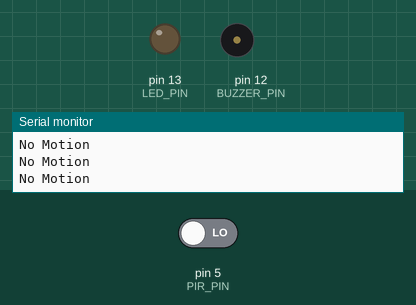
This sketch was run on a simulated Arduino Uno, built with avr-gcc and run on an emulated ATmega328P. On the bench: output pins drawn as LEDs (lit = HIGH), buzzer (waves = sounding, pin HIGH), the last lines printed to the serial monitor. The test bench sets the inputs (shaded band); at power-on: pin 5 (PIR_PIN) LOW.

Above: at 1.8 s.
1.9 s: pin 5 (PIR_PIN) driven HIGH
At 2.3 s:
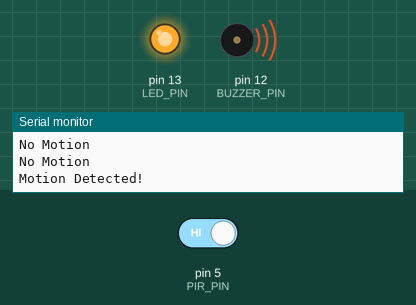
3.5 s: pin 5 (PIR_PIN) driven LOW
At 4.7 s:
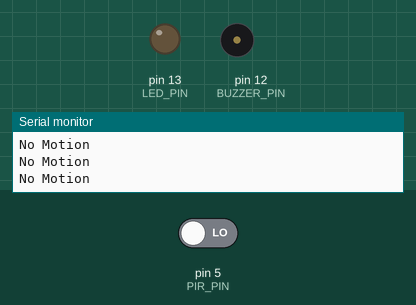
Timing chart, 0 to 6.5 s (numbered marks = the images above; inputs shaded):
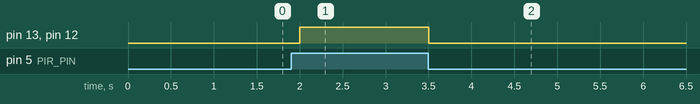

Measured:
- after the input at 1.9 s, pin 13 (LED_PIN), pin 12 (BUZZER_PIN): LOW → HIGH after 0.10 s
- after the input at 3.5 s, pin 13 (LED_PIN), pin 12 (BUZZER_PIN): HIGH → LOW at once

The sketch:

pir_module.ino
```cpp
#define PIR_PIN 5
#define LED_PIN 13
#define BUZZER_PIN 12

void setup() {
  pinMode(PIR_PIN, INPUT);
  pinMode(LED_PIN, OUTPUT);
  pinMode(BUZZER_PIN, OUTPUT);
  Serial.begin(9600);
}

void loop() {
  if(digitalRead(PIR_PIN) == HIGH)
  {
    digitalWrite(LED_PIN, HIGH);
    digitalWrite(BUZZER_PIN, HIGH);
    Serial.println("Motion Detected!");
  }
  else
  {
    digitalWrite(LED_PIN, LOW);
    digitalWrite(BUZZER_PIN, LOW);
    Serial.println("No Motion");
  }
  delay(500);
}
```
